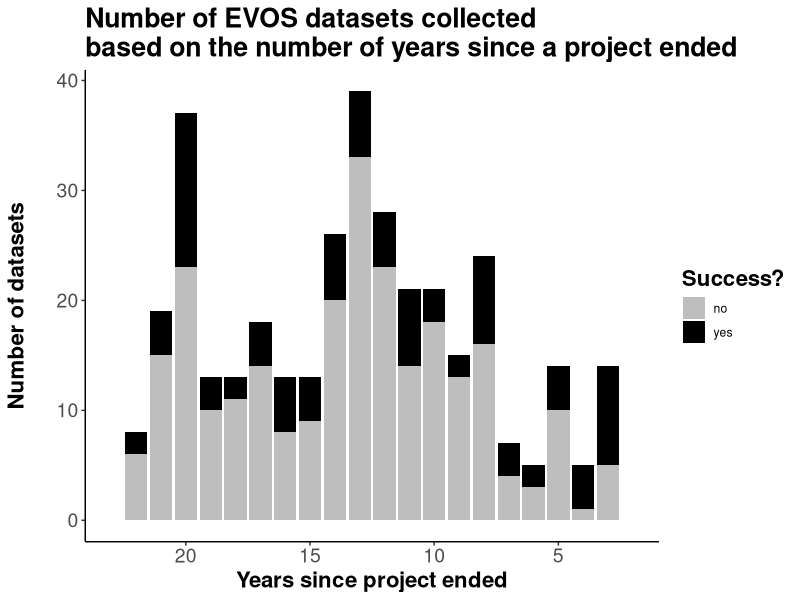
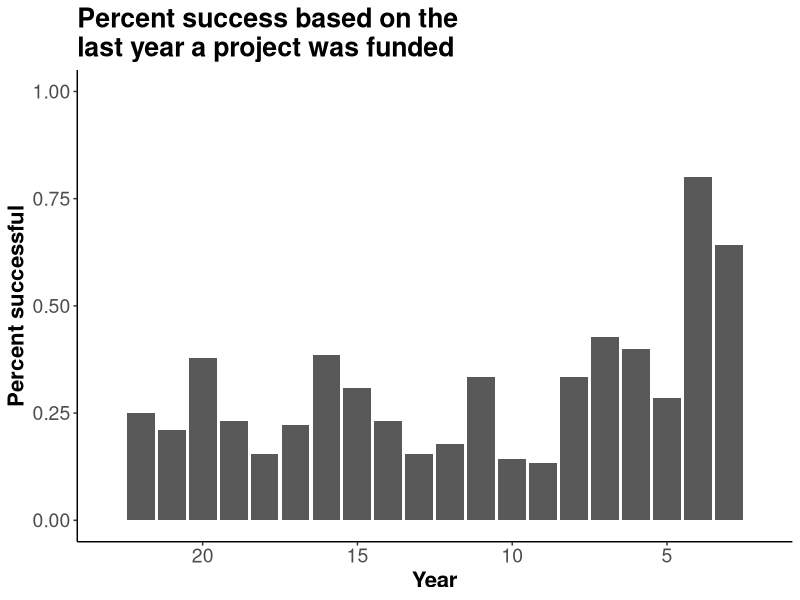
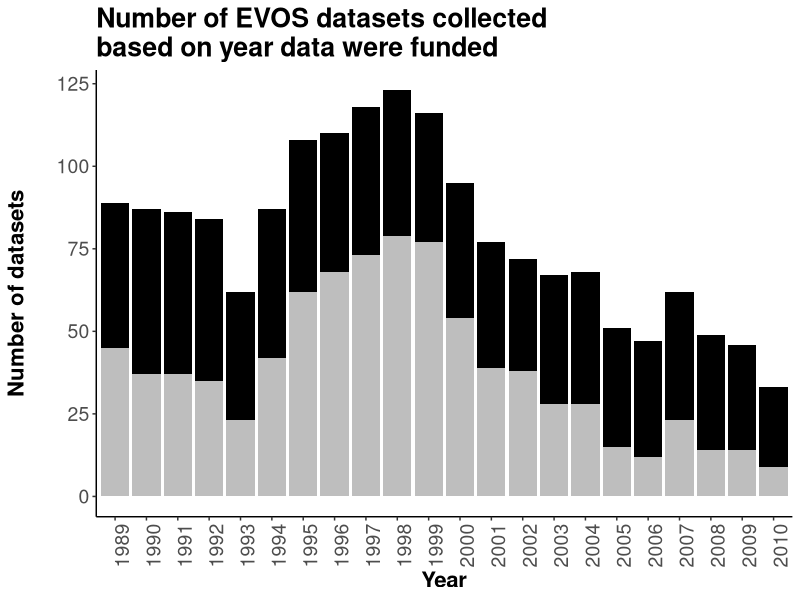
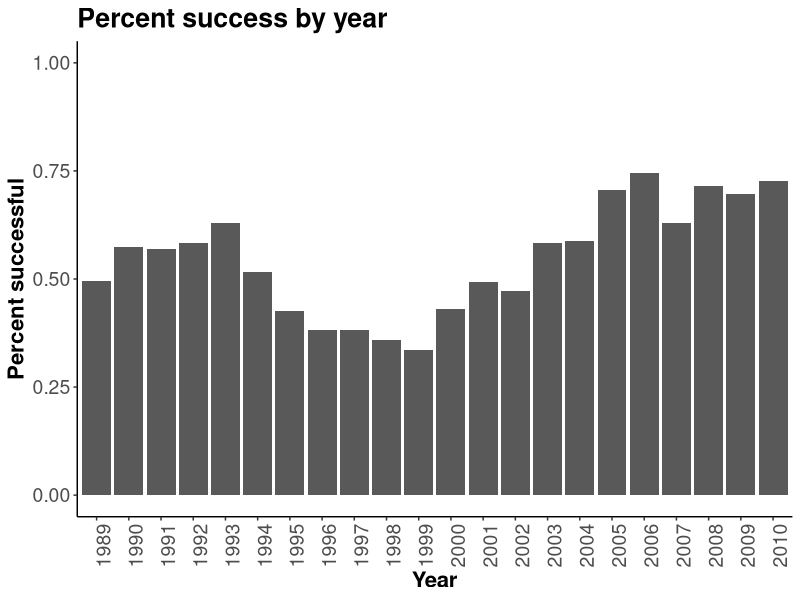

These figures' R source, in order: (Note: this script raises an error after producing the figures.)
## ---- chunk 1
library(knitr)
library(plyr)
library(dplyr)
library(readr)
library(ggplot2)
library(reshape2)
library(grid)
library(gridExtra)
library(gtable)

rslt=read.csv('data/archResRevised.csv',header=T,stringsAsFactors=F)
rslt[rslt$Status=='published','Status']<-'Published'

rslt$succ=ifelse(rslt$Status %in% c('Published','SentData','Revised'),'aff','neg')
rslt$plotSucc=ifelse(rslt$Status %in% c('Published','SentData','Revised'),1,2)# 1 = success, 2 = not successful

rslt$statSucc=ifelse(rslt$Status %in% c('Published','SentData','Revised'),1,0)# 1 = success, 0 = not successful


agDes=read.csv('data/ecoInfoAgencyDesig.csv',header=T,stringsAsFactors=T,col.names=c('agency','agGrp','agSubGrp'))
agDes$agGrp=gsub('nonProf','private',agDes$agGrp)

rslt2=merge(rslt,agDes,all.x=T)
## ---- chunk 2

rslt2$succ<-ifelse(rslt2$Status %in% c('Unrecoverable','Emailed','Replied'),1,0)

endYr=rslt2 %>%
  filter(!end<1989) %>%
  filter(!end>2010) %>%
  select(succ,end)

endYrs=as.data.frame(table(endYr$end,endYr$succ))
colnames(endYrs)=c('year','succ','freq')
endYrs<- mutate(endYrs,since=(2012-as.numeric(paste(endYrs$year))))

yrsCols=c("1"='grey',
          "0"='black')

ggplot(endYrs,aes(x=since,y=freq,fill=succ,order=rev(succ)))+
  geom_bar(stat = "identity")+
  scale_fill_manual(values=yrsCols,name='Success?',breaks=c('1','0'),labels=c('no','yes'))+
  theme(axis.line=element_line('black'),
        panel.grid.major = element_blank(),
        panel.grid.minor = element_blank(),
        panel.border = element_blank(),
        panel.background = element_blank())+
  xlim(max(endYrs$since),min(endYrs$since))+
  xlab('Years since project ended')+
  ylab('Number of datasets\n')+
  ggtitle('Number of EVOS datasets collected\nbased on the number of years since a project ended')+
  theme(axis.text=element_text(size=14),
        title=element_text(size=16,face="bold"))+
  theme(axis.line.x = element_line(color="black"),
        axis.line.y = element_line(color="black"))
## ---- chunk 3

yrsPropEnd<-endYrs %>%
  group_by(as.character(year)) %>%
  mutate(yrSum=sum(freq)) %>%
  mutate(prop=freq/yrSum)

yrsPercEnd=ggplot(yrsPropEnd[yrsPropEnd$succ==0,],aes(x=since,y=prop,))+
  geom_bar(stat = "identity")+
  theme(axis.line=element_line('black'),
        panel.grid.major = element_blank(),
        panel.grid.minor = element_blank(),
        panel.border = element_blank(),
        panel.background = element_blank())+
  xlim(max(endYrs$since),min(endYrs$since))+
  ylim(0,1)+
  xlab('Year')+
  ylab('Percent successful')+
  ggtitle('Percent success based on the\nlast year a project was funded')+
  theme(axis.text=element_text(size=14),
        title=element_text(size=16,face="bold"))+
  theme(axis.line.x = element_line(color="black"),
        axis.line.y = element_line(color="black"))
yrsPercEnd
## ---- chunk 4
library(plyr)
yrsList=list()
placer=1
for(i in 1:nrow(rslt2)) {
  yrsList[[i]]=as.numeric(rslt2$start[i]):as.numeric(rslt2$end[i])
  placer=placer+1
}

yrsDf=ldply(yrsList,rbind)
yrsDf$status=rslt2$Status
yrsDf$category=rslt2$category
colnames(yrsDf)=c(paste('yrs',colnames(yrsDf)[1:89],sep='.'),'status','category')

yrsLng=reshape(yrsDf,varying=c(1:89),direction='long')
yrs3=yrsLng %>%
  filter(!is.na(yrs)) %>% 
  filter(!yrs<1989) %>%
  filter(!yrs>2010) %>%
  mutate(succ=ifelse(status %in% c('Published','SentData','Revised'),0,1)) %>%
  select(succ,category,yrs)

totYrs=as.data.frame(table(yrs3$yrs,yrs3$succ))
colnames(totYrs)=c('year','succ','freq')

totYrsAll<-ggplot(totYrs,aes(x=year,y=freq,fill=succ,order=rev(succ)))+
  geom_bar(stat = "identity")+
  scale_fill_manual(values=yrsCols,name='Success?',breaks=c('neg','aff'),labels=c('no','yes'))+
  theme(axis.line=element_line('black'),
        panel.grid.major = element_blank(),
        panel.grid.minor = element_blank(),
        panel.border = element_blank(),
        panel.background = element_blank())+
  theme(axis.text.x = element_text(angle=90))+
  xlab('Year')+
  ylab('Number of datasets\n')+
  ggtitle('Number of EVOS datasets collected\nbased on year data were funded')+
  theme(axis.text=element_text(size=14),
        title=element_text(size=16,face="bold"))+
  theme(axis.line.x = element_line(color="black"),
        axis.line.y = element_line(color="black")) ### GOOD!
totYrsAll
## ---- chunk 5
detach(package:plyr, unload = TRUE)
library(dplyr)
yrsProp<-totYrs %>%
  group_by(as.character(year)) %>%
  mutate(yrSum=sum(freq)) %>%
  mutate(prop=freq/yrSum)

yrsPercEach=ggplot(yrsProp[yrsProp$succ==0,],aes(x=year,y=prop,))+
  geom_bar(stat = "identity")+
  theme(axis.line=element_line('black'),
        panel.grid.major = element_blank(),
        panel.grid.minor = element_blank(),
        panel.border = element_blank(),
        panel.background = element_blank())+
  theme(axis.text.x = element_text(angle=90))+
  ylim(0,1)+
  xlab('Year')+
  ylab('Percent successful')+
  ggtitle('Percent success by year')+
  theme(axis.text=element_text(size=14),
        title=element_text(size=16,face="bold"))+
  theme(axis.line.x = element_line(color="black"),
        axis.line.y = element_line(color="black"))
yrsPercEach
## ---- chunk 6

p2=ggplot(yrsPropEnd[yrsPropEnd$succ==0,],aes(x=since,y=prop))+
  geom_line(stat = "identity",colour='red',size=1)+
  theme(axis.line=element_line('black'),
        panel.grid.major = element_blank(),
        panel.grid.minor = element_blank(),
        panel.border = element_rect(colour = "black", fill=NA),
        panel.background = element_blank())+
  xlim(max(endYrs$since),min(endYrs$since))+
  ylim(0,1)+
  #xlab('Years since funding award')+
  ylab('Success rate')+
  #ggtitle('Percent over time')+
  theme(axis.text=element_text(size=14),
        title=element_text(size=16,face="bold"))


p1 <- ggplot(yrsPropEnd,aes(x=since,y=freq,fill=succ,order=rev(succ)))+
  geom_bar(stat = "identity")+
  scale_fill_manual(values=yrsCols,name='Success?',breaks=c('1','0'),labels=c('no','yes'),guide=F)+
  theme(axis.line=element_line('black'),
        panel.grid.major = element_blank(),
        panel.grid.minor = element_blank(),
        panel.border = element_blank(),
        panel.background = element_blank())+
  xlim(max(endYrs$since),min(endYrs$since))+
  xlab('Years since project ended')+
  ylab('Number of datasets\n')+
  #ggtitle('Number of EVOS datasets collected\nbased on the number of years since a project ended')+
  theme(axis.text=element_text(size=14),
        title=element_text(size=16,face="bold"))

# extract gtable
g1 <- ggplot_gtable(ggplot_build(p1))
g2 <- ggplot_gtable(ggplot_build(p2))

# overlap the panel of 2nd plot on that of 1st plot
pp <- c(subset(g1$layout, name == "panel", se = t:r))
g <- gtable_add_grob(g1, g2$grobs[[which(g2$layout$name == "panel")]], pp$t, 
                     pp$l, pp$b, pp$l)

# axis tweaks
ia <- which(g2$layout$name == "axis-l")
ga <- g2$grobs[[ia]]
ax <- ga$children[[2]]
ax$widths <- rev(ax$widths)
ax$grobs <- rev(ax$grobs)
ax$grobs[[1]]$x <- ax$grobs[[1]]$x - unit(1, "npc") + unit(0.15, "cm")
g <- gtable_add_cols(g, g2$widths[g2$layout[ia, ]$l], length(g$widths) - 1)
g <- gtable_add_grob(g, ax, pp$t, length(g$widths) - 1, pp$b)

# draw it
grid.draw(g)
## ---- chunk 7
stk2=ggplot(yrsPropEnd[yrsPropEnd$succ==0,],aes(x=since,y=round(prop*100)))+
  geom_line(stat = "identity",colour='red',size=1)+
  theme(axis.line=element_line('black'),
        panel.grid.major = element_blank(),
        panel.grid.minor = element_blank(),
        panel.border = element_blank(),
        panel.background = element_blank())+
  xlim(max(endYrs$since),min(endYrs$since))+
  ylim(0,100)+
  ylab('Success rate (%)\n')+
  theme(axis.text.y=element_text(size=14),
        title=element_text(size=16,face="bold"),
        axis.title.x = element_blank(),
        axis.text.x  = element_blank())+
  theme(axis.line.x = element_line(color="black"),
        axis.line.y = element_line(color="black"))


stk1 <- ggplot(yrsPropEnd,aes(x=since,y=freq,fill=succ,order=rev(succ)))+
  geom_bar(stat = "identity")+
  scale_fill_manual(values=yrsCols,name='Success?',breaks=c('1','0'),labels=c('no','yes'),guide=F)+
  theme(axis.line=element_line('black'),
        panel.grid.major = element_blank(),
        panel.grid.minor = element_blank(),
        panel.border = element_blank(),
        panel.background = element_blank())+
  xlim(max(endYrs$since),min(endYrs$since))+
  xlab('Years since project ended')+
  ylab('Number of datasets\n')+
  theme(axis.text=element_text(size=14),
        title=element_text(size=16,face="bold"))+
  theme(axis.line.x = element_line(color="black"),
        axis.line.y = element_line(color="black"))

grid.arrange(stk2, stk1, ncol = 1, heights = c(1,2))

## ---- chunk 8
stkEa2=ggplot(yrsProp[yrsProp$succ==0,],aes(x=as.numeric(as.character(year)),y=(prop*100)))+
    geom_line(stat = "identity",colour='red',size=1)+
  theme(axis.line=element_line('black'),
        panel.grid.major = element_blank(),
        panel.grid.minor = element_blank(),
        panel.border = element_blank(),
        panel.background = element_blank())+
  ylim(0,100)+
  ylab('Success rate (%)\n')+
  theme(axis.text.y=element_text(size=14),
        title=element_text(size=16,face="bold"),
        axis.title.x = element_blank(),
        axis.text.x  = element_blank())+
  theme(axis.line.x = element_line(color="black"),
        axis.line.y = element_line(color="black"))


stkEa1 <- ggplot(yrsProp,aes(x=year,y=freq,fill=succ,order=rev(succ)))+
  geom_bar(stat = "identity")+
  scale_fill_manual(values=yrsCols,name='Success?',breaks=c('1','0'),labels=c('no','yes'),guide=F)+
  theme(axis.line=element_line('black'),
        panel.grid.major = element_blank(),
        panel.grid.minor = element_blank(),
        panel.border = element_blank(),
        panel.background = element_blank())+
  xlab('Year of project funding')+
  ylab('Number of datasets\n')+
  #ggtitle('Number of EVOS datasets collected\nbased on the number of years since a project ended')+
  theme(axis.text=element_text(size=14),
        title=element_text(size=16,face="bold"),
        axis.text.x  = element_text(angle=90, vjust=0.5))+
  theme(axis.line.x = element_line(color="black"),
        axis.line.y = element_line(color="black"))

grid.arrange(stkEa2, stkEa1, ncol = 1, heights = c(1,2))
